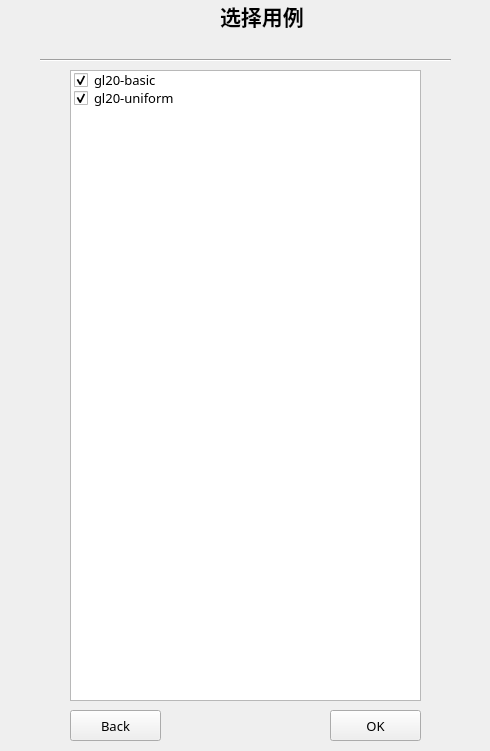
<?xml version="1.0" encoding="UTF-8"?>
<ui version="4.0">
 <class>select_Page</class>
 <widget class="QWidget" name="select_Page">
  <property name="geometry">
   <rect>
    <x>0</x>
    <y>0</y>
    <width>490</width>
    <height>751</height>
   </rect>
  </property>
  <property name="windowTitle">
   <string>Form</string>
  </property>
  <widget class="QPushButton" name="selectBackBtn">
   <property name="geometry">
    <rect>
     <x>70</x>
     <y>710</y>
     <width>91</width>
     <height>31</height>
    </rect>
   </property>
   <property name="sizePolicy">
    <sizepolicy hsizetype="Preferred" vsizetype="Preferred">
     <horstretch>0</horstretch>
     <verstretch>0</verstretch>
    </sizepolicy>
   </property>
   <property name="font">
    <font>
     <family>微软雅黑</family>
     <pointsize>10</pointsize>
    </font>
   </property>
   <property name="text">
    <string>Back</string>
   </property>
  </widget>
  <widget class="Line" name="line">
   <property name="geometry">
    <rect>
     <x>40</x>
     <y>50</y>
     <width>411</width>
     <height>20</height>
    </rect>
   </property>
   <property name="sizePolicy">
    <sizepolicy hsizetype="Preferred" vsizetype="Preferred">
     <horstretch>0</horstretch>
     <verstretch>0</verstretch>
    </sizepolicy>
   </property>
   <property name="font">
    <font>
     <family>微软雅黑</family>
     <pointsize>10</pointsize>
    </font>
   </property>
   <property name="orientation">
    <enum>Qt::Horizontal</enum>
   </property>
  </widget>
  <widget class="QPushButton" name="selectOKBtn">
   <property name="geometry">
    <rect>
     <x>330</x>
     <y>710</y>
     <width>91</width>
     <height>31</height>
    </rect>
   </property>
   <property name="sizePolicy">
    <sizepolicy hsizetype="Preferred" vsizetype="Preferred">
     <horstretch>0</horstretch>
     <verstretch>0</verstretch>
    </sizepolicy>
   </property>
   <property name="font">
    <font>
     <family>微软雅黑</family>
     <pointsize>10</pointsize>
    </font>
   </property>
   <property name="text">
    <string>OK</string>
   </property>
  </widget>
  <widget class="QListWidget" name="listWidget">
   <property name="geometry">
    <rect>
     <x>70</x>
     <y>70</y>
     <width>351</width>
     <height>631</height>
    </rect>
   </property>
   <property name="sizePolicy">
    <sizepolicy hsizetype="Preferred" vsizetype="Preferred">
     <horstretch>0</horstretch>
     <verstretch>0</verstretch>
    </sizepolicy>
   </property>
   <property name="font">
    <font>
     <family>微软雅黑</family>
     <pointsize>10</pointsize>
    </font>
   </property>
   <item>
    <property name="text">
     <string>gl20-basic</string>
    </property>
    <property name="checkState">
     <enum>Checked</enum>
    </property>
   </item>
   <item>
    <property name="text">
     <string>gl20-uniform</string>
    </property>
    <property name="checkState">
     <enum>Checked</enum>
    </property>
   </item>
  </widget>
  <widget class="QLabel" name="label">
   <property name="geometry">
    <rect>
     <x>220</x>
     <y>0</y>
     <width>111</width>
     <height>31</height>
    </rect>
   </property>
   <property name="sizePolicy">
    <sizepolicy hsizetype="Preferred" vsizetype="Preferred">
     <horstretch>0</horstretch>
     <verstretch>0</verstretch>
    </sizepolicy>
   </property>
   <property name="font">
    <font>
     <family>微软雅黑</family>
     <pointsize>16</pointsize>
     <weight>75</weight>
     <bold>true</bold>
    </font>
   </property>
   <property name="text">
    <string>选择用例</string>
   </property>
  </widget>
 </widget>
 <resources/>
 <connections/>
</ui>
